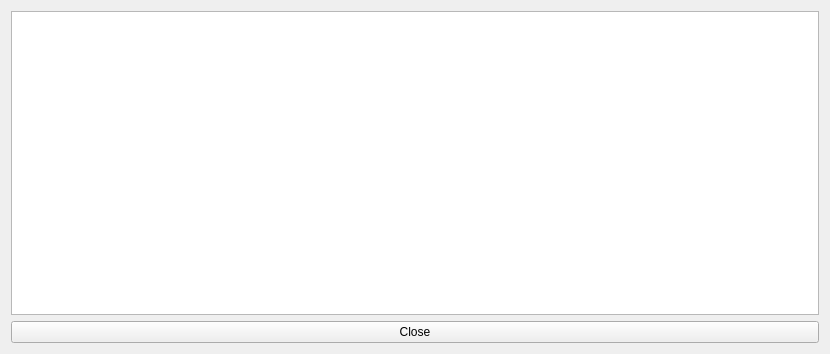
<?xml version="1.0" encoding="UTF-8"?>
<ui version="4.0">
 <class>wdgDialogCmdLineHelp</class>
 <widget class="QWidget" name="wdgDialogCmdLineHelp">
  <property name="modal" stdset="0">
   <bool>false</bool>
  </property>
  <property name="geometry">
   <rect>
    <x>0</x>
    <y>0</y>
    <width>830</width>
    <height>354</height>
   </rect>
  </property>
  <property name="windowTitle">
   <string>Command Line Help</string>
  </property>
  <layout class="QVBoxLayout" name="verticalLayout_wdgDialogCmdLineHelp">
   <item>
    <widget class="QTextEdit" name="textEdit_cmdLineHelp">
     <property name="sizeAdjustPolicy">
      <enum>QAbstractScrollArea::AdjustToContents</enum>
     </property>
     <property name="undoRedoEnabled">
      <bool>false</bool>
     </property>
     <property name="readOnly">
      <bool>true</bool>
     </property>
     <property name="html">
      <string notr="true">&lt;!DOCTYPE HTML PUBLIC &quot;-//W3C//DTD HTML 4.0//EN&quot; &quot;http://www.w3.org/TR/REC-html40/strict.dtd&quot;&gt;
&lt;html&gt;&lt;head&gt;&lt;meta name=&quot;qrichtext&quot; content=&quot;1&quot; /&gt;&lt;style type=&quot;text/css&quot;&gt;
p, li { white-space: pre-wrap; }
&lt;/style&gt;&lt;/head&gt;&lt;body style=&quot; font-family:'Sans'; font-size:9pt; font-weight:400; font-style:normal;&quot;&gt;
&lt;p style=&quot;-qt-paragraph-type:empty; margin-top:0px; margin-bottom:0px; margin-left:0px; margin-right:0px; -qt-block-indent:0; text-indent:0px;&quot;&gt;&lt;br /&gt;&lt;/p&gt;&lt;/body&gt;&lt;/html&gt;</string>
     </property>
    </widget>
   </item>
   <item>
    <widget class="themePushButton" name="pushButton_Close">
     <property name="text">
      <string>Close</string>
     </property>
     <property name="icon">
      <iconset resource="resources.qrc">
       <normaloff>:/icon/icons/turn_off.svgz</normaloff>:/icon/icons/turn_off.svgz</iconset>
     </property>
    </widget>
   </item>
  </layout>
 </widget>
 <customwidgets>
  <customwidget>
   <class>themePushButton</class>
   <extends>QPushButton</extends>
   <header>theme.hpp</header>
  </customwidget>
 </customwidgets>
 <resources>
  <include location="resources.qrc"/>
 </resources>
 <connections/>
</ui>
